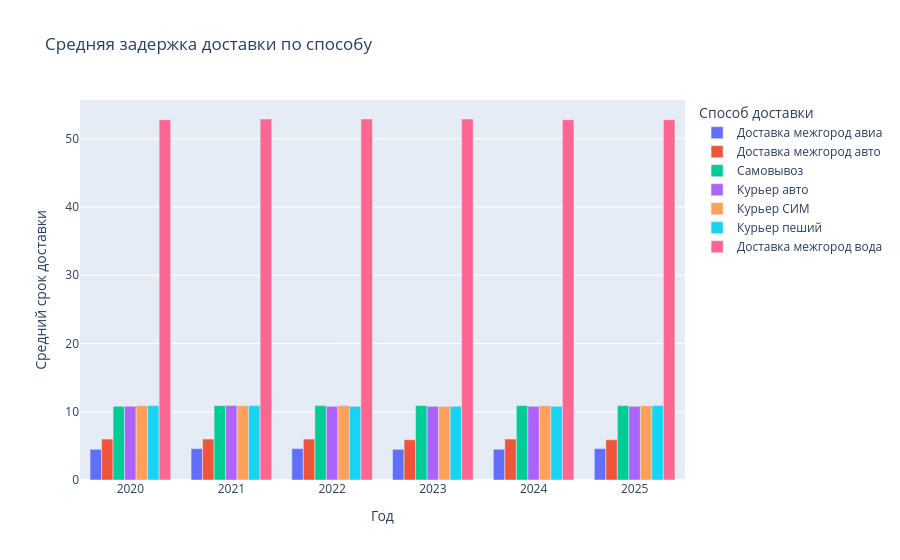

The code cell stored with this chart in its notebook:
### Code cell
df = duckdb.query(
    """
    SELECT
        date_trunc('year', order_date) AS year,
        ship_name,
        ROUND(AVG(EPOCH(shipped_date - order_date)) / 86400, 1) AS avg_delay_days
    FROM
        orders AS o
        JOIN ship_types AS st USING (ship_id)
    WHERE
        1=1
    GROUP BY
        1, 2
    ORDER BY
        1, 3
    """
).df()

fig = px.bar(
    df,
    x='year',
    y='avg_delay_days',
    color='ship_name',
    barmode='group',  # grouped — столбцы рядом, не стопкой
    labels={
        'year': 'Год',
        'avg_delay_days': 'Средний срок доставки',
        'ship_name': 'Способ доставки'
    },
    title='Средняя задержка доставки по способу'
)
fig.show()

### Figure 1 — Plotly figure (JSON) as saved in the notebook; plotly's stock layout.template omitted (floating-point values rounded to 4 significant figures)
{"data": [{"alignmentgroup": "True", "hovertemplate": "Способ доставки=Доставка межгород авиа<br>Год=%{x}<br>Средний срок доставки=%{y}<extra></extra>", "legendgroup": "Доставка межгород авиа", "marker": {"color": "#636efa", "pattern": {"shape": ""}}, "name": "Доставка межгород авиа", "offsetgroup": "Доставка межгород авиа", "orientation": "v", "showlegend": true, "textposition": "auto", "type": "bar", "x": ["2020-01-01T00:00:00.000000", "2021-01-01T00:00:00.000000", "2022-01-01T00:00:00.000000", "2023-01-01T00:00:00.000000", "2024-01-01T00:00:00.000000", "2025-01-01T00:00:00.000000"], "xaxis": "x", "y": [4.5, 4.6, 4.6, 4.5, 4.5, 4.6], "yaxis": "y"}, {"alignmentgroup": "True", "hovertemplate": "Способ доставки=Доставка межгород авто<br>Год=%{x}<br>Средний срок доставки=%{y}<extra></extra>", "legendgroup": "Доставка межгород авто", "marker": {"color": "#EF553B", "pattern": {"shape": ""}}, "name": "Доставка межгород авто", "offsetgroup": "Доставка межгород авто", "orientation": "v", "showlegend": true, "textposition": "auto", "type": "bar", "x": ["2020-01-01T00:00:00.000000", "2021-01-01T00:00:00.000000", "2022-01-01T00:00:00.000000", "2023-01-01T00:00:00.000000", "2024-01-01T00:00:00.000000", "2025-01-01T00:00:00.000000"], "xaxis": "x", "y": [6.0, 6.0, 6.0, 5.9, 6.0, 5.9], "yaxis": "y"}, {"alignmentgroup": "True", "hovertemplate": "Способ доставки=Самовывоз<br>Год=%{x}<br>Средний срок доставки=%{y}<extra></extra>", "legendgroup": "Самовывоз", "marker": {"color": "#00cc96", "pattern": {"shape": ""}}, "name": "Самовывоз", "offsetgroup": "Самовывоз", "orientation": "v", "showlegend": true, "textposition": "auto", "type": "bar", "x": ["2020-01-01T00:00:00.000000", "2021-01-01T00:00:00.000000", "2022-01-01T00:00:00.000000", "2023-01-01T00:00:00.000000", "2024-01-01T00:00:00.000000", "2025-01-01T00:00:00.000000"], "xaxis": "x", "y": [10.8, 10.9, 10.9, 10.9, 10.9, 10.9], "yaxis": "y"}, {"alignmentgroup": "True", "hovertemplate": "Способ доставки=Курьер авто<br>Год=%{x}<br>Средний срок доставки=%{y}<extra></extra>", "legendgroup": "Курьер авто", "marker": {"color": "#ab63fa", "pattern": {"shape": ""}}, "name": "Курьер авто", "offsetgroup": "Курьер авто", "orientation": "v", "showlegend": true, "textposition": "auto", "type": "bar", "x": ["2020-01-01T00:00:00.000000", "2021-01-01T00:00:00.000000", "2022-01-01T00:00:00.000000", "2023-01-01T00:00:00.000000", "2024-01-01T00:00:00.000000", "2025-01-01T00:00:00.000000"], "xaxis": "x", "y": [10.8, 10.9, 10.8, 10.8, 10.8, 10.8], "yaxis": "y"}, {"alignmentgroup": "True", "hovertemplate": "Способ доставки=Курьер СИМ<br>Год=%{x}<br>Средний срок доставки=%{y}<extra></extra>", "legendgroup": "Курьер СИМ", "marker": {"color": "#FFA15A", "pattern": {"shape": ""}}, "name": "Курьер СИМ", "offsetgroup": "Курьер СИМ", "orientation": "v", "showlegend": true, "textposition": "auto", "type": "bar", "x": ["2020-01-01T00:00:00.000000", "2021-01-01T00:00:00.000000", "2022-01-01T00:00:00.000000", "2023-01-01T00:00:00.000000", "2024-01-01T00:00:00.000000", "2025-01-01T00:00:00.000000"], "xaxis": "x", "y": [10.9, 10.9, 10.9, 10.8, 10.9, 10.9], "yaxis": "y"}, {"alignmentgroup": "True", "hovertemplate": "Способ доставки=Курьер пеший<br>Год=%{x}<br>Средний срок доставки=%{y}<extra></extra>", "legendgroup": "Курьер пеший", "marker": {"color": "#19d3f3", "pattern": {"shape": ""}}, "name": "Курьер пеший", "offsetgroup": "Курьер пеший", "orientation": "v", "showlegend": true, "textposition": "auto", "type": "bar", "x": ["2020-01-01T00:00:00.000000", "2021-01-01T00:00:00.000000", "2022-01-01T00:00:00.000000", "2023-01-01T00:00:00.000000", "2024-01-01T00:00:00.000000", "2025-01-01T00:00:00.000000"], "xaxis": "x", "y": [10.9, 10.9, 10.8, 10.8, 10.8, 10.9], "yaxis": "y"}, {"alignmentgroup": "True", "hovertemplate": "Способ доставки=Доставка межгород вода<br>Год=%{x}<br>Средний срок доставки=%{y}<extra></extra>", "legendgroup": "Доставка межгород вода", "marker": {"color": "#FF6692", "pattern": {"shape": ""}}, "name": "Доставка межгород вода", "offsetgroup": "Доставка межгород вода", "orientation": "v", "showlegend": true, "textposition": "auto", "type": "bar", "x": ["2020-01-01T00:00:00.000000", "2021-01-01T00:00:00.000000", "2022-01-01T00:00:00.000000", "2023-01-01T00:00:00.000000", "2024-01-01T00:00:00.000000", "2025-01-01T00:00:00.000000"], "xaxis": "x", "y": [52.8, 52.9, 52.9, 52.9, 52.8, 52.8], "yaxis": "y"}], "layout": {"barmode": "group", "legend": {"title": {"text": "Способ доставки"}, "tracegroupgap": 0}, "title": {"text": "Средняя задержка доставки по способу"}, "xaxis": {"anchor": "y", "domain": [0, 1], "title": {"text": "Год"}}, "yaxis": {"anchor": "x", "domain": [0, 1], "title": {"text": "Средний срок доставки"}}}}
